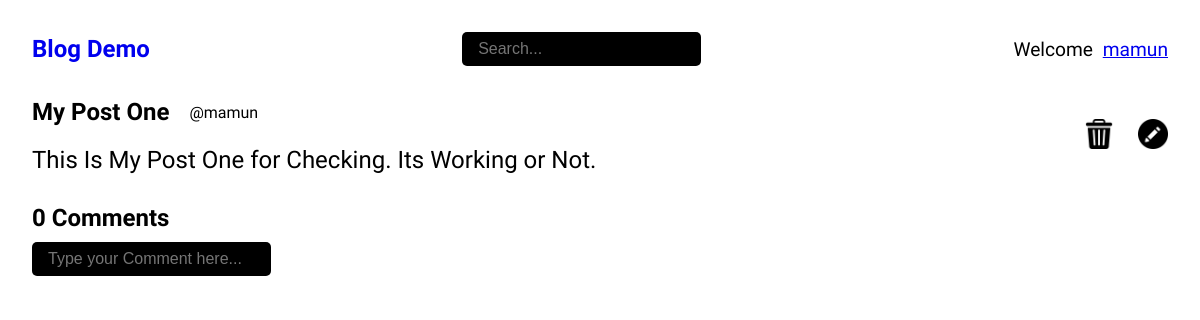
Before: /post/5/ (signed in) with the older database file.
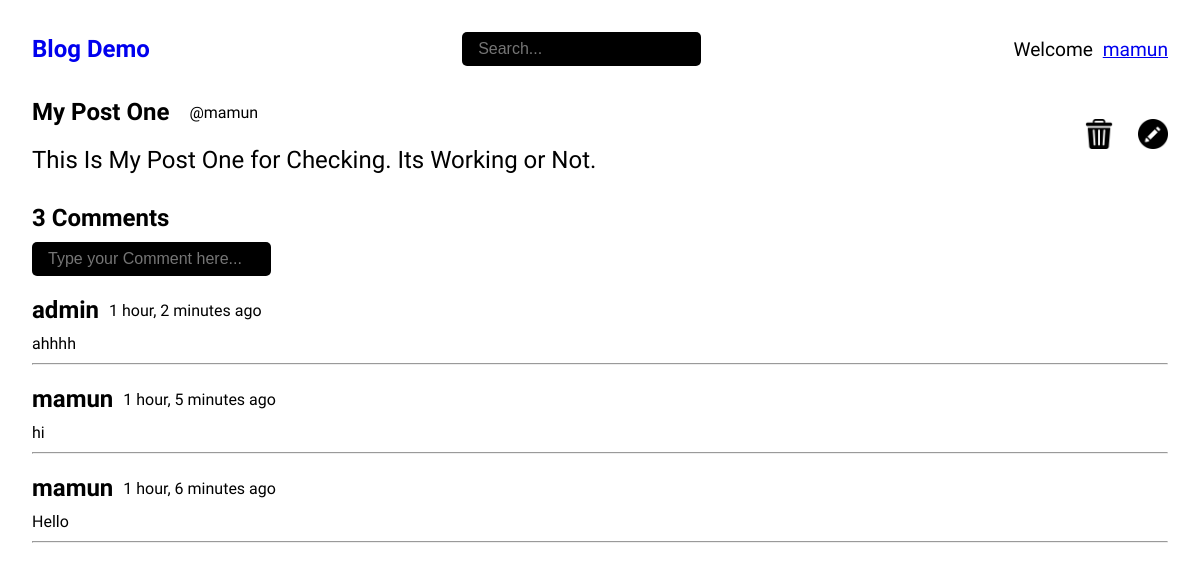
After: the same page with the newer database file.
### blog/models.py (models this page shows, shortened)
class Post(models.Model):
    title = models.CharField(max_length=100)
    body = models.TextField()
    author = models.ForeignKey(User, on_delete = models.CASCADE, null=True, blank=True)
    created = models.DateTimeField(auto_now_add=True)
    updated = models.DateTimeField(auto_now=True)
    class Meta:
        ordering = ["-created"]

class Comment(models.Model):
    author = models.ForeignKey(User, on_delete=models.CASCADE)
    post = models.ForeignKey("Post", on_delete=models.CASCADE)
    comment = models.CharField(max_length=100)
    created = models.DateTimeField(auto_now_add=True)
    class Meta:
        ordering = ["-created"]

### blog/views.py (the view, shortened to what this page needs)
# urls.py: path('post/<str:pk>/', views.getPost, name="post_detail"),
def getPost(request, pk):
    post = Post.objects.get(id=pk)
    return render(request, "post_detail.html", { "post":post })

### templates/post_detail.html (shortened to what this page needs)
{% extends 'base.html' %}
{% load static %}
{% block content %}
    <div class="container">
        <div class="post-container">
            <div class="post-left">
                <div class="post-header">
                    <h1>{{post.title}}</h1>
                    <small>@{{post.author}}</small>
                </div>
                <p>{{post.body}}</p>
            </div>
            {% if request.user == post.author %}
                <div class="post-right">
                    <a href="{% url 'post_delete' post.id %}"><img src="{% static '/images/bin.png' %}" alt="Delete"></a>
                    <a href="{% url 'post_update' post.id %}"><img src="{% static '/images/pencil.png' %}" alt="Update"></a>
                </div>
            {% endif %}
        </div>
        <div class="comments-container">
            <h1>{{post.comment_set.all.count}} Comments</h1>
            {% if request.user.is_authenticated %}
            <form method="POST" action="">
                <input type="text" name="comment" placeholder="Type your Comment here...">
            </form>
            {% endif %}
            <div class="comments-wrapper">
                {% for comment in post.comment_set.all %}
                <div class="comment">
                    <div class="comment-header">
                        <h1>{{comment.author}}</h1>
                        <p>{{comment.created|timesince}} ago</p>
                    </div>
                    <p>{{comment.comment}}</p>
                </div>
                <hr />
                {% endfor %}
            </div>
        </div>
    </div>
{% endblock content %}

### templates/base.html (shortened to what this page needs)
{% load static %}
<!DOCTYPE html>
<html lang="en">
<head>
    <link rel="stylesheet" href="{% static 'css/styles.css' %}">
</head>
<body>
    {% include 'navbar.html' %}
    {% block content %}
    {% endblock content %}
</body>
</html>

### templates/navbar.html (shortened to what this page needs)
<nav>
    <div class="logo">
        <h1><a href="/">Blog Demo</a></h1>
    </div>
    <form action="" method="GET" class="search">
        <input type="text" name="search" placeholder="Search...">
    </form>
    <ul class="navigation">
        {% if request.user.is_authenticated %}
            <li class="nav-item font-1x">Welcome <a href="/" class="text-underline user-btn">{{request.user.username}}</a></li>
        {% else %}
            <li class="nav-item"><a href="{% url 'login' %}" class="font-1x">Login</a></li>
            <li class="nav-item ml-2"><a href="{% url 'register' %}" class="font-1x">Signup</a></li>
        {% endif %}
    </ul>
</nav>

### static/css/styles.css (style rules this page uses)
* { margin: 0; padding: 0; box-sizing: border-box; }
html { overflow: hidden; }
body { font-family: 'Ubuntu', sans-serif; overflow: hidden; }
a { text-decoration: none; }
li { list-style-type: none; }
.font-1x { font-size: 1.2rem; }
.text-underline { text-decoration: underline; }
.container { padding: 0 2rem; padding-bottom: 10px; }
nav { display: flex; justify-content: space-between; align-items: center; position: relative; padding: 2rem; }
.search input { padding: 0.5rem 1rem; border: none; outline: none; background-color: black; color: white; border-radius: 5px; font-size: 1rem; }
nav .navigation { display: flex; align-items: center; }
.user-btn { margin-left: 5px; }
.post-container .post-header { display: flex; align-items: center; }
.post-container .post-header h1 { font-size: 1.5rem; }
.post-container .post-header small { margin-left: 20px; font-size: 1rem; }
.post-container p { font-size: 1.5rem; margin-top: 20px; }
.post-container { display: flex; justify-content: space-between; align-items: center; }
.post-right img { height: 30px; cursor: pointer; }
.post-right img:last-child { margin-left: 20px; }
.comments-container { margin-top: 30px; }
.comments-container h1 { font-size: 1.5rem; margin-bottom: 10px; }
.comments-container input { padding: 0.5rem 1rem; border: none; outline: none; background-color: black; color: white; border-radius: 5px; font-size: 1rem; }
.comment { margin-top: 20px; }
.comment-header { display: flex; align-items: center; }
.comment-header p { margin-left: 10px; }
.comments-wrapper p { margin-bottom: 10px; }

Changed rows visible on the page:
computed for Post "My Post One": comment_set.all.count "0" → "3"
added Comment: author "admin", created "1 hour, 2 minutes", comment "ahhhh"
added Comment: author "mamun", created "1 hour, 5 minutes", comment "hi"
added Comment: author "mamun", created "1 hour, 6 minutes", comment "Hello"
